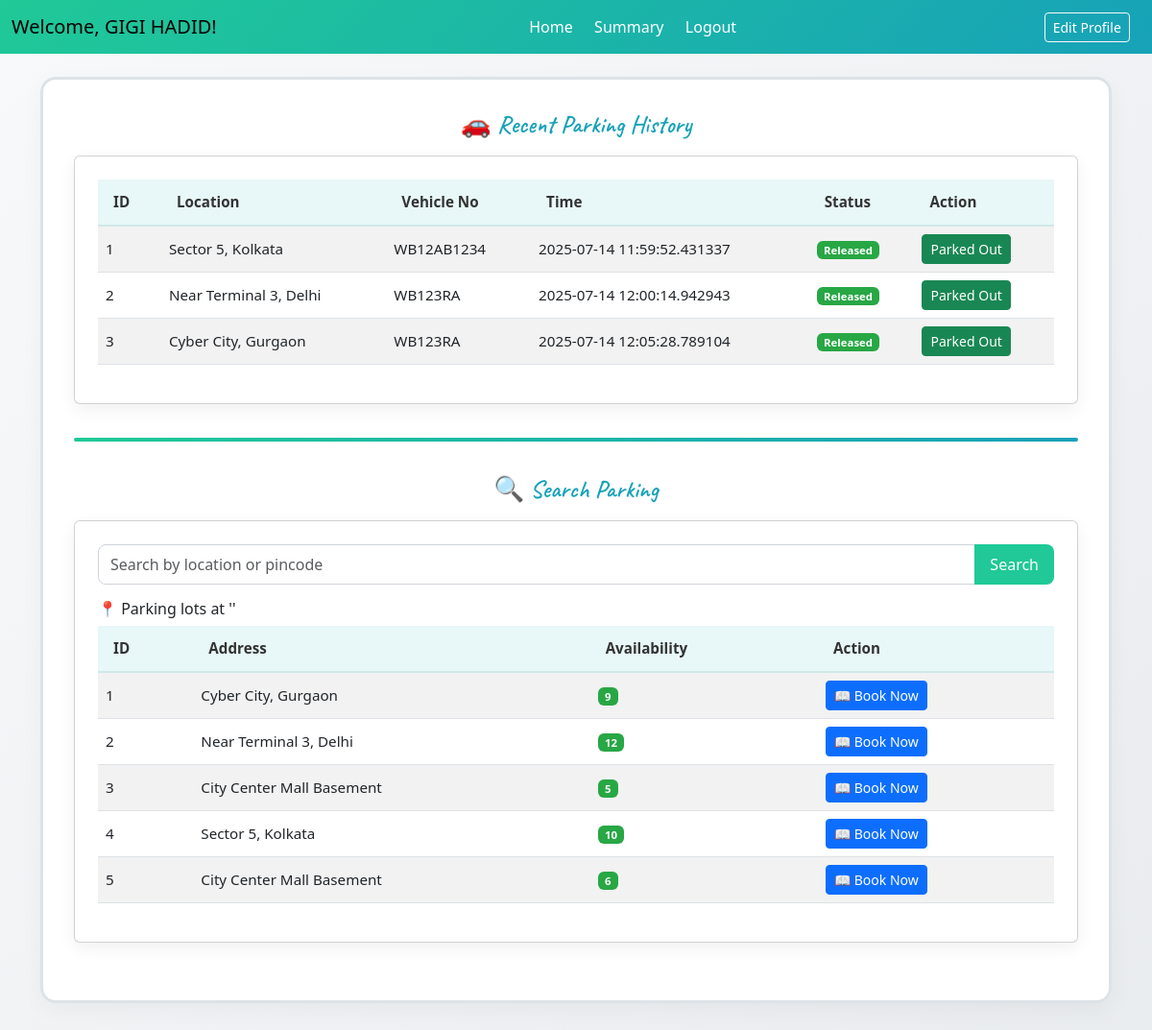
The app's page /user_search (signed in), older data.
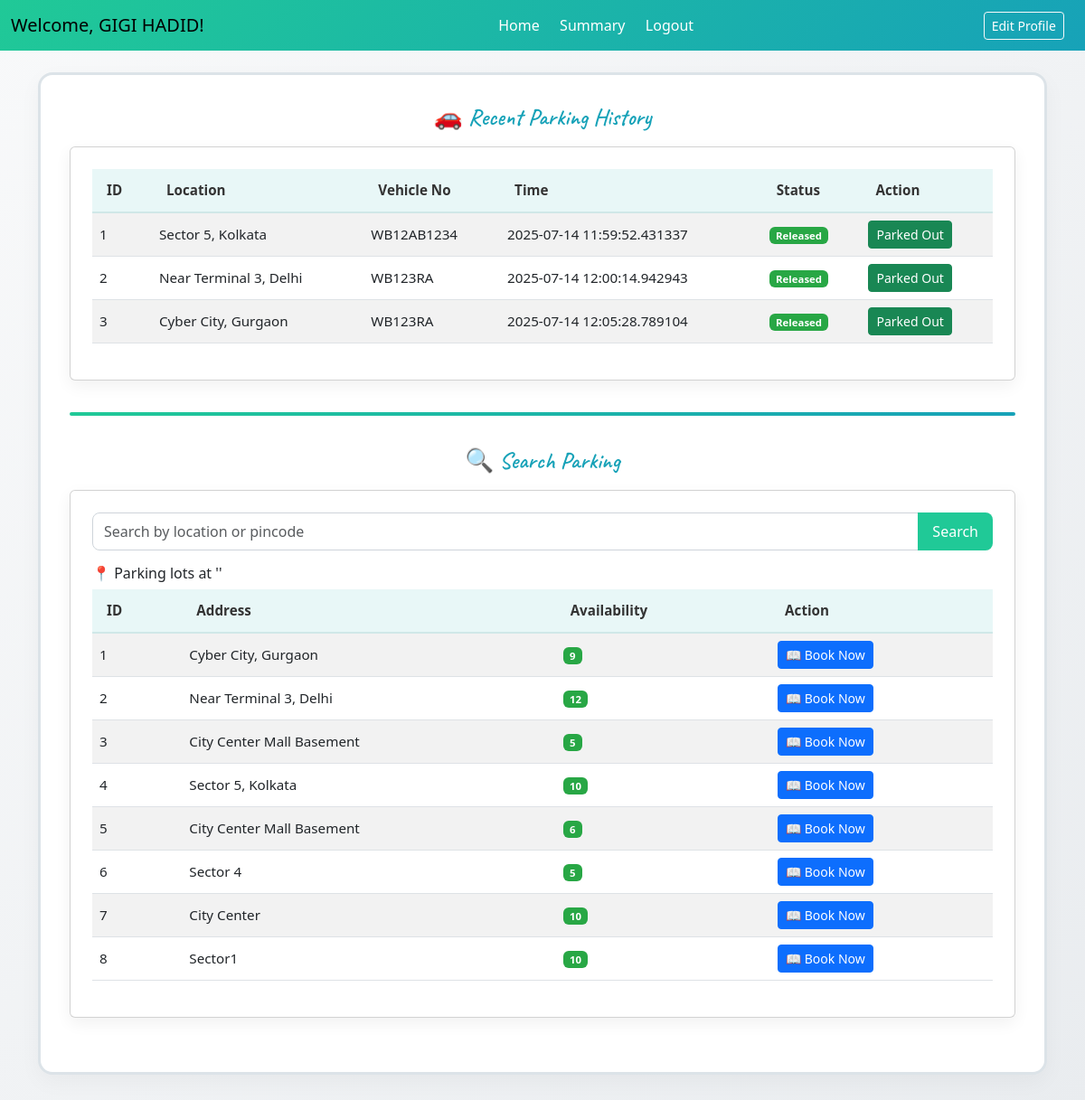
The same page, newer data.
### backend/models.py (models this page shows, shortened)
class Reservation(db.Model):
    __tablename__ = "reservations"
    id = db.Column(db.Integer, primary_key=True)
    spot_id = db.Column(db.Integer, db.ForeignKey('parking_spots.id'), nullable=False)
    user_id = db.Column(db.Integer, db.ForeignKey('user_info.id'), nullable=False)
    vehicle_no = db.Column(db.String(20), nullable=False)
    parking_timestamp = db.Column(db.DateTime, default=datetime.utcnow)
    leaving_timestamp = db.Column(db.DateTime, nullable=True)
    cost = db.Column(db.Float)
    @property
    def lot(self):
        return self.spot.lot if self.spot else None

class ParkingLot(db.Model):
    __tablename__ = "parking_lot"
    id = db.Column(db.Integer, primary_key=True)
    prime_location_name = db.Column(db.String(100), nullable=False)
    name = db.Column(db.String(100))
    address = db.Column(db.String(200))
    pincode = db.Column(db.String(10))
    price_per_hour = db.Column(db.Float, nullable=False)
    total_spots = db.Column(db.Integer, nullable=False)
    created_date = db.Column(db.DateTime, default=datetime.utcnow)
    location = db.Column(db.String(255))
    spots = db.relationship('ParkingSpot', backref='lot', lazy=True)  # relationship to ParkingSpot
    @property
    def available_spots(self):
        return ParkingSpot.query.filter_by(lot_id=self.id, status='A').count()

### backend/controllers.py (the view)
    @app.route("/user_search", methods=["GET"])
    def user_search():
        if 'user_id' not in session:
            return redirect('/login')
        query = request.args.get("q", "")
        user = User_Info.query.get(session['user_id'])
        results = ParkingLot.query.filter(ParkingLot.location.like(f"%{query}%")).all()
        reservations = Reservation.query.filter_by(user_id=user.id).all()
        total_bookings = len(reservations)
        active_bookings = sum(1 for r in reservations if r.spot.status == 'O')
        return render_template(
            "user_dashboard.html",
            user=user,
            reservations=reservations,
            total_bookings=total_bookings,
            active_bookings=active_bookings,
            results=results,
            query=query
        )

### templates/user_dashboard.html (shortened to what the changed rows need)
<!DOCTYPE html>
<html lang="en">
<head>
  <link rel="stylesheet" href="/static/css/style.css">
  <link href="https://cdn.jsdelivr.net/npm/bootstrap@5.3.0/dist/css/bootstrap.min.css" rel="stylesheet">
</head>
<body>
<div class="main-container">
  <div class="container py-4">
    <div class="dashboard-border">
      <div class="card glass-card">
        <div class="card-body">
          <table class="table table-hover table-striped">
            <thead>
              <tr>
                <th>ID</th>
                <th>Location</th>
                <th>Vehicle No</th>
                <th>Time</th>
                <th>Status</th>
                <th>Action</th>
              </tr>
            </thead>
            <tbody>
              {% for res in reservations %}
              <tr>
                <td>{{ res.id }}</td>
                <td>{{ res.lot.location }}</td>
                <td>{{ res.vehicle_no }}</td>
                <td>{{ res.parking_timestamp }}</td>
                <td>
                  {% if res.leaving_timestamp == None %}
                    <span class="badge bg-warning">Occupied</span>
                  {% else %}
                    <span class="badge bg-success">Released</span>
                  {% endif %}
                </td>
                <td>
                  {% if res.leaving_timestamp == None %}
                  <button class="btn btn-sm btn-danger"
                          data-bs-toggle="modal"
                          data-bs-target="#releaseModal"
                          data-res-id="{{ res.id }}"
                          data-vehicle-no="{{ res.vehicle_no }}"
                          data-location="{{ res.lot.location }}"
                          data-parking-time="{{ res.parking_timestamp }}"
                          data-price="{{ res.lot.price_per_hour }}">
                    Release
                  </button>
                  {% else %}
                  <a href="/parkedout/{{ res.id }}" class="btn btn-sm btn-success">Parked Out</a>
                  {% endif %}
                </td>
              </tr>
              {% endfor %}
            </tbody>
          </table>
        </div>
      </div>
      <div class="card glass-card">
        <div class="card-body">
          {% if results %}
          <table class="table table-hover table-striped">
            <thead>
              <tr>
                <th>ID</th>
                <th>Address</th>
                <th>Availability</th>
                <th>Action</th>
              </tr>
            </thead>
            <tbody>
              {% for lot in results %}
              <tr>
                <td>{{ lot.id }}</td>
                <td>{{ lot.location }}</td>
                <td>
                  {% if lot.available_spots > 0 %}
                  <span class="badge bg-success">{{ lot.available_spots }}</span>
                  {% else %}
                  <span class="badge bg-danger">Full</span>
                  {% endif %}
                </td>
                <td>
                  {% set available_spot = lot.spots | selectattr("status", "equalto", "A") | list | first %}
                  {% if available_spot %}
                  <button class="btn btn-sm btn-primary"
                          data-bs-toggle="modal"
                          data-bs-target="#vehicleModal"
                          data-lot-id="{{ lot.id }}"
                          data-spot-id="{{ available_spot.id }}"
                          data-user-id="{{ user.id }}">
                    📖 Book Now
                  </button>
                  {% else %}
                  <button class="btn btn-secondary btn-sm" disabled>Not Available</button>
                  {% endif %}
                </td>
              </tr>
              {% endfor %}
            </tbody>
          </table>
          {% endif %}
        </div>
      </div>
    </div>
  </div>
</div>
</body>
</html>

Row changes from the older to the newer data that the page shows:
added ParkingLot: id "6", location "Sector 4", available_spots "5"
added ParkingLot: id "7", location "City Center", available_spots "10"
added ParkingLot: id "8", location "Sector1", available_spots "10"
